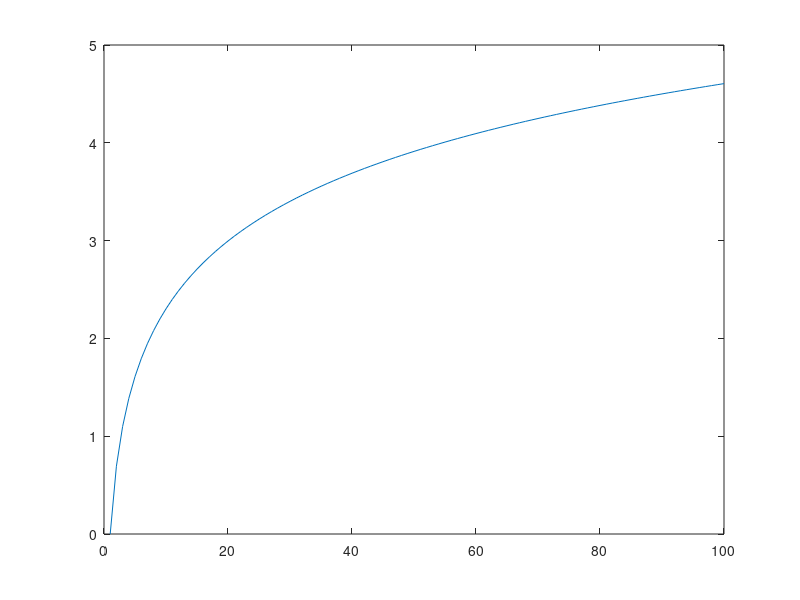
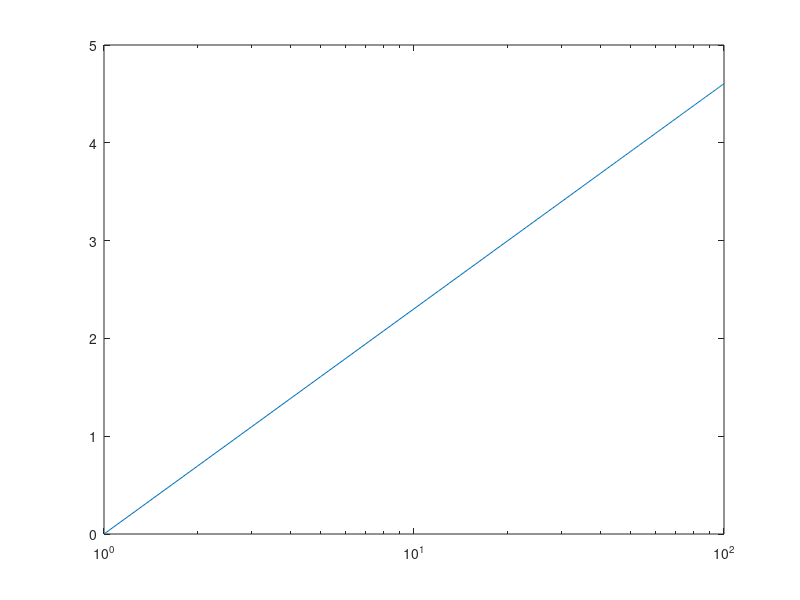
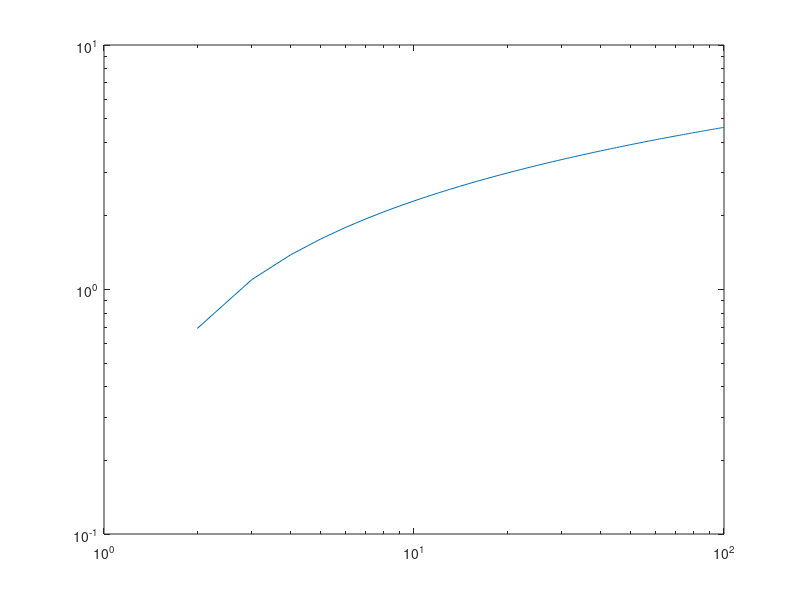
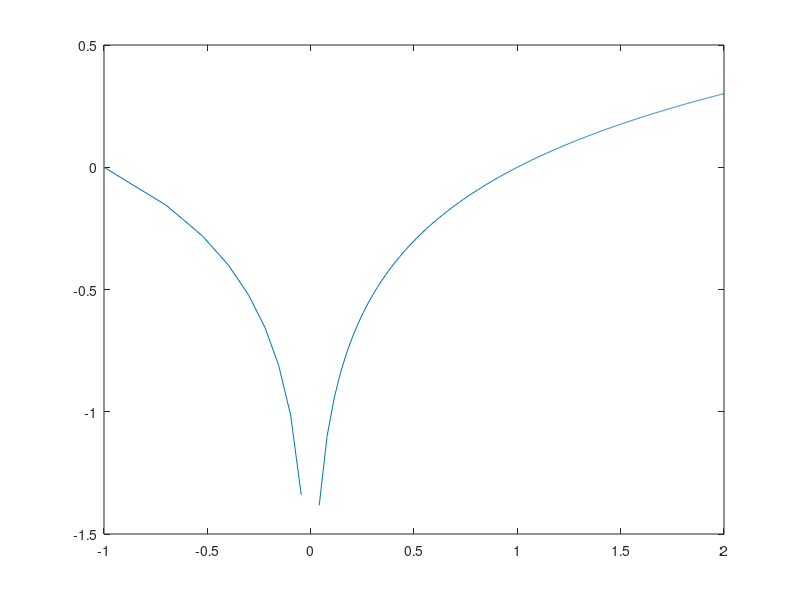

Recreate these plots in MATLAB, in order.
x=0:100; 
y=log(x);
%y=x;
figure
plot(x,y)
figure
semilogx(x,y)
figure
loglog(x,y)

x=0.1:0.1:100
figure
y=log10(x);
plot(log10(x),log10(y))

